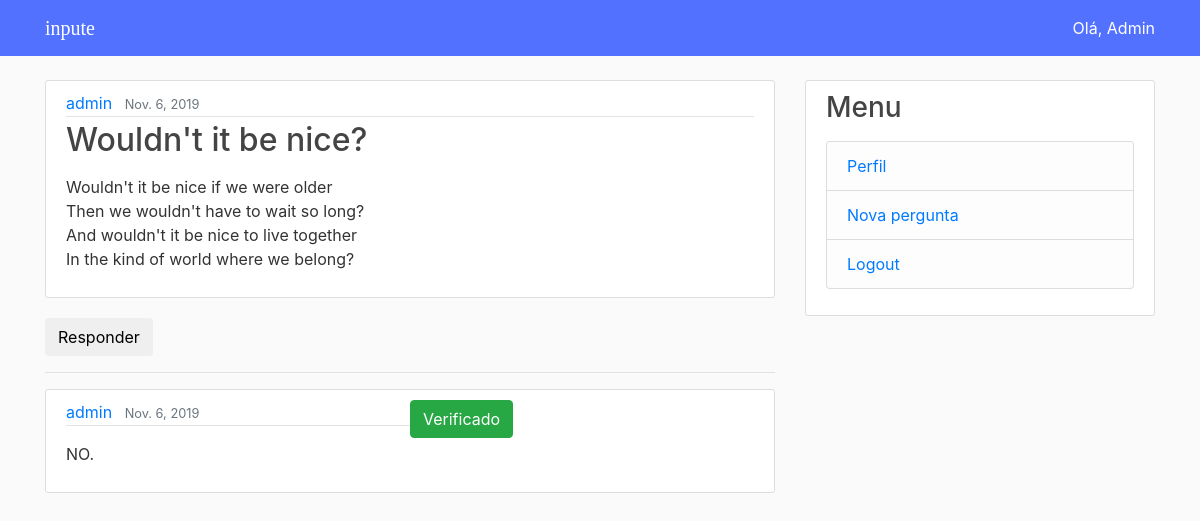
Before: /post/2/ (signed in) with the older database file.
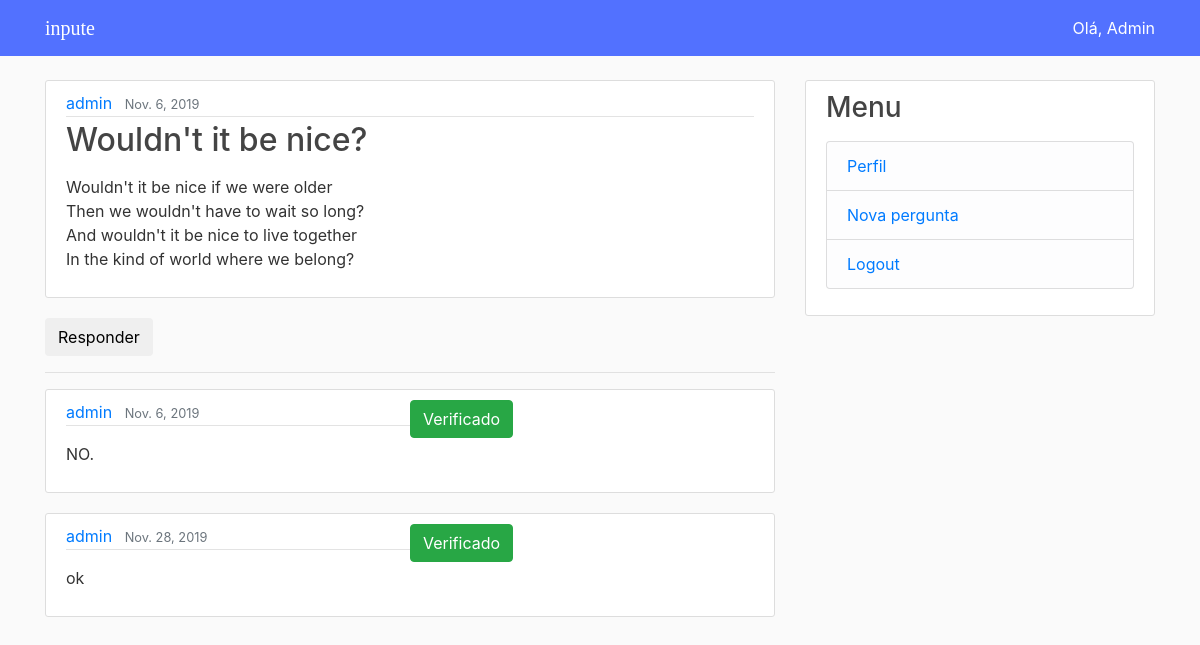
After: the same page with the newer database file.
### posts/models.py (models this page shows, shortened)
class Answer(models.Model):
    user = models.ForeignKey(User, on_delete = models.CASCADE,
        related_name= 'user_answer')
    question = models.ForeignKey(
        Question, on_delete = models.CASCADE,
        related_name = 'answer', default = 2)
    description = models.TextField()
    date = models.DateField(default = timezone.now)
    verified = models.BooleanField(default= False)

### posts/views.py (the view)
# urls.py: path('<int:pk>/', QuestionView.as_view(
class QuestionView(LoginRequiredMixin ,DetailView):
    model = Question
    content_object_name = 'question'

### templates/posts/post_detail.html (shortened to what this page needs)
{% extends "login/base.html" %}
{% load staticfiles %}
{% block content %}
    <div>
       <article class="media content-section">
            <div class="media-body">
                <div class="article-metadata">
                <a class="mr-2" href="{% url 'perfil' pk=question.user.pk %}">{{ question.user.username }}</a>
                <small class="text-muted">
                    {{ question.date }}
                </small>
                </div>
                <h2>{{ question.title }}</h2>
                <p class="article-content">{{ question.description | linebreaks }}</p>
            </div>
        </article>
    </div>
    <div>
        <a href="{% url 'add_answer' pk=question.pk %}">
            <button class ="btn btn-default">
                Responder
            </button>
        </a>
    </div>
    <hr>
    <div>
        {% for answer in question.answer.all %}
            <article class="media content-section">
                <div class="media-body">
                    <div class="article-metadata">
                    <a class="mr-2" href="{% url 'perfil' pk=answer.user.pk %}">{{ answer.user.username }}</a>
                    <small class="text-muted">{{ answer.date }}</small>
                    </div>
                    <p class="article-content">{{ answer.description | linebreaks }}</p>
                </div>
				<br>
				<div class="media-body">
                    <form action="{% url 'verify' back=question.pk pk=answer.pk %}" method="POST" class="btn-verify">
                        {% if answer.verified %}
                            <button id="v-{{ answer.pk }}" type="submit" class= "save btn btn-success">Verificado</button>
                        {% else %}
                            <button id="v-{{ answer.pk }}"s type="submit" class="save btn btn-default">Verificar</button>
                        {% endif %}
                    </form>
                </div>
            </article>
        {% empty %}
            <p>Sem respostas ainda</p>
        {% endfor %}
    </div>
{% endblock content %}

Changed rows visible on the page:
added Answer: user.username "admin", date "Nov. 28, 2019", description "ok"
